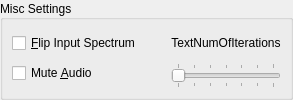
        <widget class="QGroupBox" name="GroupBoxMiscSettings">
         <property name="sizePolicy">
          <sizepolicy hsizetype="Minimum" vsizetype="Minimum">
           <horstretch>0</horstretch>
           <verstretch>0</verstretch>
          </sizepolicy>
         </property>
         <property name="title">
          <string>Misc Settings</string>
         </property>
         <property name="alignment">
          <set>Qt::AlignLeading|Qt::AlignLeft|Qt::AlignVCenter</set>
         </property>
         <layout class="QHBoxLayout" name="_23">
          <property name="spacing">
           <number>30</number>
          </property>
          <property name="margin">
           <number>9</number>
          </property>
          <item>
           <layout class="QVBoxLayout" name="_24">
            <property name="spacing">
             <number>6</number>
            </property>
            <property name="margin">
             <number>0</number>
            </property>
            <item>
             <widget class="QCheckBox" name="CheckBoxFlipSpec">
              <property name="text">
               <string>&amp;Flip Input Spectrum</string>
              </property>
             </widget>
            </item>
            <item>
             <widget class="QCheckBox" name="CheckBoxMuteAudio">
              <property name="text">
               <string>Mute &amp;Audio</string>
              </property>
             </widget>
            </item>
           </layout>
          </item>
          <item>
           <layout class="QVBoxLayout" name="_25">
            <property name="spacing">
             <number>6</number>
            </property>
            <property name="margin">
             <number>0</number>
            </property>
            <item>
             <widget class="QLabel" name="TextNumOfIterations">
              <property name="sizePolicy">
               <sizepolicy hsizetype="Minimum" vsizetype="Minimum">
                <horstretch>0</horstretch>
                <verstretch>0</verstretch>
               </sizepolicy>
              </property>
              <property name="text">
               <string>TextNumOfIterations</string>
              </property>
              <property name="alignment">
               <set>Qt::AlignCenter</set>
              </property>
              <property name="wordWrap">
               <bool>false</bool>
              </property>
             </widget>
            </item>
            <item>
             <widget class="QSlider" name="SliderNoOfIterations">
              <property name="sizePolicy">
               <sizepolicy hsizetype="Expanding" vsizetype="Fixed">
                <horstretch>0</horstretch>
                <verstretch>0</verstretch>
               </sizepolicy>
              </property>
              <property name="minimumSize">
               <size>
                <width>100</width>
                <height>0</height>
               </size>
              </property>
              <property name="maximum">
               <number>6</number>
              </property>
              <property name="pageStep">
               <number>1</number>
              </property>
              <property name="orientation">
               <enum>Qt::Horizontal</enum>
              </property>
              <property name="tickPosition">
               <enum>QSlider::TicksBothSides</enum>
              </property>
             </widget>
            </item>
           </layout>
          </item>
         </layout>
        </widget>
